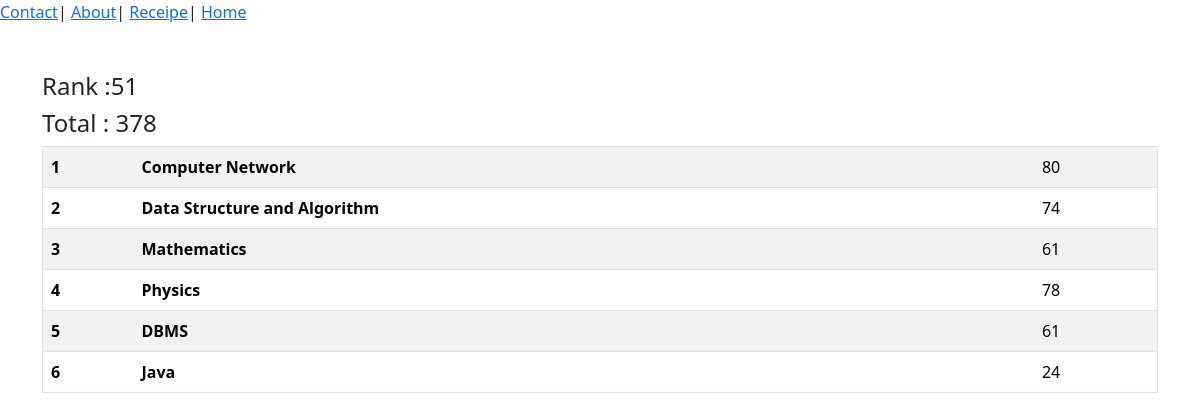
/see_marks/STU-0569/, run on the app's committed database.
### vege/models.py (models this page shows, shortened)
class SubjectMarks(models.Model):
    student = models.ForeignKey(Student, related_name="studentname", on_delete=models.CASCADE)
    subject = models.ForeignKey(Subject, on_delete=models.CASCADE)
    marks = models.IntegerField()
    class Meta:
        unique_together = ['student', 'subject']

class Student(models.Model):
    department = models.ForeignKey(Department, related_name="depart", on_delete=models.CASCADE)
    student_id = models.OneToOneField(StudentID, related_name="studentid", on_delete=models.CASCADE)
    student_name = models.CharField(max_length=100)
    student_email = models.EmailField(unique=True)
    student_age = models.IntegerField(default=18)
    student_address = models.TextField()
    class Meta:
        ordering = ['student_name']
        verbose_name = "student"

class ReportCard(models.Model):
    student = models.ForeignKey(Student, related_name="studentreportcard", on_delete=models.CASCADE)
    student_rank = models.IntegerField()
    date_of_report_card_generation = models.DateField(auto_now_add=True)
    class Meta:
        unique_together = ['student_rank', 'date_of_report_card_generation']

class Subject(models.Model):
    subject_name = models.CharField(max_length=100)

### vege/views.py (the view)
# urls.py: path('see_marks/<student_id>/', see_marks, name="see_marks"),
def see_marks(request, student_id):
    queryset = SubjectMarks.objects.filter(student__student_id__student_id = student_id)
    total_marks = queryset.aggregate(total_marks = Sum('marks'))
    return render(request, 'report/see_marks.html', {'queryset': queryset, 'total_marks': total_marks})

### vege/templates/report/see_marks.html
{% extends "base.html" %}
{% block start %}
<a href="/contact/">Contact</a>|
<a href="/about/">About</a>|
<a href="/receipies/">Receipe</a>|
<a href="/">Home</a>
<div class="container mt-5">
    <h4>Rank :{{ queryset.first.student.studentreportcard.first.student_rank }}</h4>
    <h4>Total : {{ total_marks.total_marks }}</h4>
    <table class="table table-striped">
        <tbody>
            {% for marks in queryset %}
            <tr>
                <th scope="row">{{forloop.counter}}</th>
                <td>
                   <b>{{ marks.subject.subject_name }}</b>
                </td>
                <td>{{ marks.marks }}</td>
            </tr>
            {% endfor %}
        </tbody>
    </table>
</div>
{% endblock %}

### home/templates/base.html (style rules this page uses)
table, th, td { border: 1px solid black; }

### data on the page
SubjectMarks: first.student.studentreportcard.first.student_rank "51", subject.subject_name "Computer Network", marks "80"
SubjectMarks: subject.subject_name "Data Structure and Algorithm", marks "74"
SubjectMarks: subject.subject_name "Mathematics", marks "61"
SubjectMarks: subject.subject_name "Physics", marks "78"
SubjectMarks: subject.subject_name "DBMS", marks "61"
SubjectMarks: subject.subject_name "Java", marks "24"

### other printed values
{{ total_marks.total_marks }} "378"
